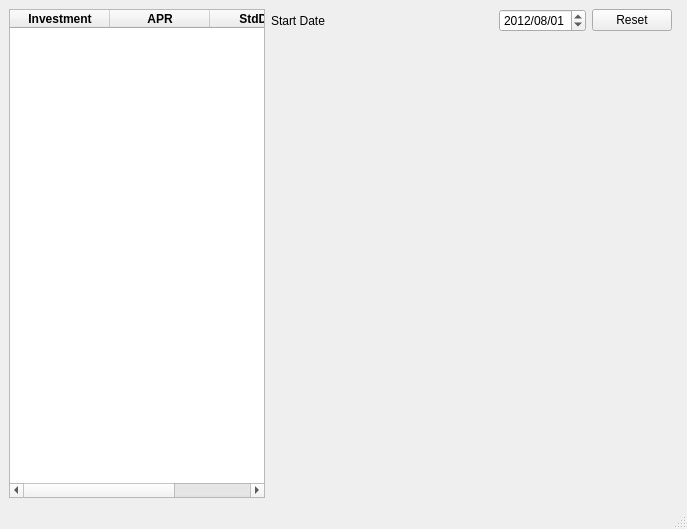
<?xml version="1.0" encoding="UTF-8"?>
<ui version="4.0">
 <class>InvestmentAnalysis</class>
 <widget class="QMainWindow" name="InvestmentAnalysis">
  <property name="geometry">
   <rect>
    <x>0</x>
    <y>0</y>
    <width>687</width>
    <height>529</height>
   </rect>
  </property>
  <property name="windowTitle">
   <string>Investment Analysis</string>
  </property>
  <property name="windowIcon">
   <iconset resource="../resources.qrc">
    <normaloff>:/resource/Investment_Analysis.png</normaloff>:/resource/Investment_Analysis.png</iconset>
  </property>
  <widget class="QWidget" name="centralwidget">
   <layout class="QHBoxLayout" name="horizontalLayout">
    <item>
     <widget class="QTableWidget" name="investmentTableWidget">
      <property name="sizePolicy">
       <sizepolicy hsizetype="Fixed" vsizetype="Expanding">
        <horstretch>0</horstretch>
        <verstretch>0</verstretch>
       </sizepolicy>
      </property>
      <column>
       <property name="text">
        <string>Investment</string>
       </property>
       <property name="font">
        <font>
         <weight>75</weight>
         <bold>true</bold>
        </font>
       </property>
      </column>
      <column>
       <property name="text">
        <string>APR</string>
       </property>
       <property name="font">
        <font>
         <weight>75</weight>
         <bold>true</bold>
        </font>
       </property>
      </column>
      <column>
       <property name="text">
        <string>StdDev</string>
       </property>
       <property name="font">
        <font>
         <weight>75</weight>
         <bold>true</bold>
        </font>
       </property>
      </column>
     </widget>
    </item>
    <item>
     <layout class="QGridLayout" name="gridLayout">
      <item row="0" column="0">
       <widget class="QLabel" name="startDateLabel">
        <property name="sizePolicy">
         <sizepolicy hsizetype="MinimumExpanding" vsizetype="Preferred">
          <horstretch>0</horstretch>
          <verstretch>0</verstretch>
         </sizepolicy>
        </property>
        <property name="text">
         <string>Start Date</string>
        </property>
       </widget>
      </item>
      <item row="0" column="2">
       <widget class="QPushButton" name="resetButton">
        <property name="text">
         <string>Reset</string>
        </property>
       </widget>
      </item>
      <item row="1" column="0" colspan="4">
       <widget class="QChartView" name="chartView" native="true"/>
      </item>
      <item row="0" column="1">
       <widget class="QDateEdit" name="startDateEdit">
        <property name="dateTime">
         <datetime>
          <hour>0</hour>
          <minute>0</minute>
          <second>0</second>
          <year>2012</year>
          <month>8</month>
          <day>1</day>
         </datetime>
        </property>
        <property name="displayFormat">
         <string>yyyy/MM/dd</string>
        </property>
       </widget>
      </item>
     </layout>
    </item>
   </layout>
  </widget>
  <widget class="QMenuBar" name="menubar">
   <property name="geometry">
    <rect>
     <x>0</x>
     <y>0</y>
     <width>687</width>
     <height>21</height>
    </rect>
   </property>
  </widget>
  <widget class="QStatusBar" name="statusbar"/>
 </widget>
 <customwidgets>
  <customwidget>
   <class>QChartView</class>
   <extends>QWidget</extends>
   <header>qchartview.h</header>
   <container>1</container>
  </customwidget>
 </customwidgets>
 <resources>
  <include location="../resources.qrc"/>
 </resources>
 <connections/>
</ui>
